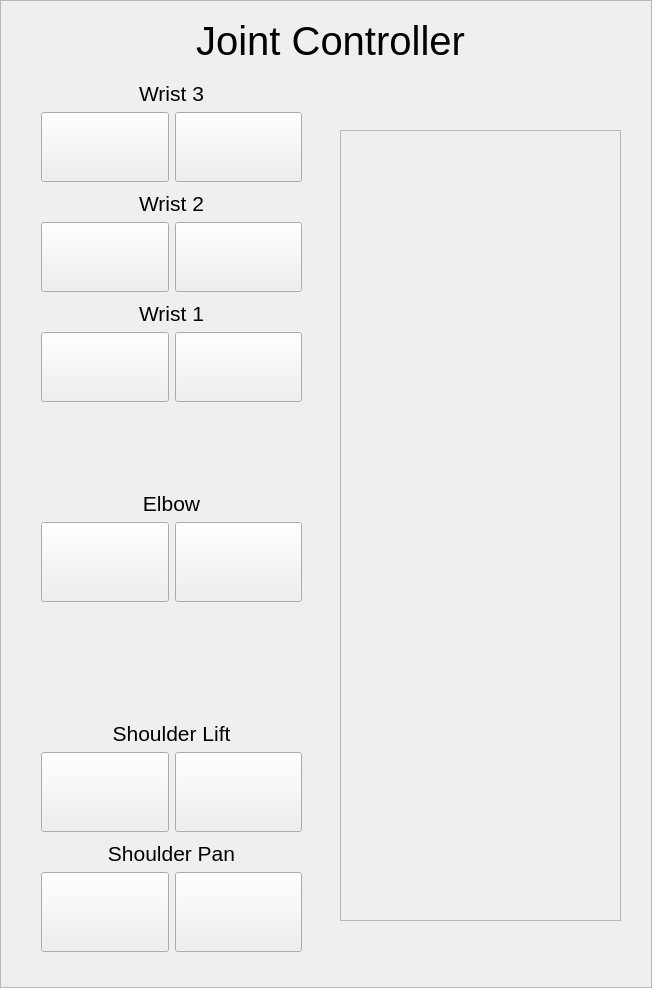
<?xml version="1.0" encoding="UTF-8"?>
<ui version="4.0">
 <class>Frame</class>
 <widget class="QFrame" name="Frame">
  <property name="geometry">
   <rect>
    <x>0</x>
    <y>0</y>
    <width>652</width>
    <height>988</height>
   </rect>
  </property>
  <property name="windowTitle">
   <string>Frame</string>
  </property>
  <property name="frameShape">
   <enum>QFrame::StyledPanel</enum>
  </property>
  <property name="frameShadow">
   <enum>QFrame::Raised</enum>
  </property>
  <widget class="QFrame" name="frame">
   <property name="geometry">
    <rect>
     <x>340</x>
     <y>130</y>
     <width>281</width>
     <height>791</height>
    </rect>
   </property>
   <property name="styleSheet">
    <string notr="true">image: url(:/resources/ur10_arm.png);</string>
   </property>
   <property name="frameShape">
    <enum>QFrame::StyledPanel</enum>
   </property>
   <property name="frameShadow">
    <enum>QFrame::Raised</enum>
   </property>
   <zorder>translate_up_2</zorder>
   <zorder>translate_up_6</zorder>
  </widget>
  <widget class="QLabel" name="label_7">
   <property name="geometry">
    <rect>
     <x>180</x>
     <y>20</y>
     <width>301</width>
     <height>41</height>
    </rect>
   </property>
   <property name="styleSheet">
    <string notr="true">font: 75 30pt ;</string>
   </property>
   <property name="text">
    <string>Joint Controller</string>
   </property>
   <property name="alignment">
    <set>Qt::AlignCenter</set>
   </property>
  </widget>
  <widget class="QWidget" name="">
   <property name="geometry">
    <rect>
     <x>41</x>
     <y>81</y>
     <width>261</width>
     <height>101</height>
    </rect>
   </property>
   <layout class="QVBoxLayout" name="verticalLayout_3">
    <item>
     <widget class="QLabel" name="label_3">
      <property name="styleSheet">
       <string notr="true">font: 75 16pt ;</string>
      </property>
      <property name="text">
       <string>Wrist 3</string>
      </property>
      <property name="alignment">
       <set>Qt::AlignCenter</set>
      </property>
     </widget>
    </item>
    <item>
     <layout class="QHBoxLayout" name="horizontalLayout_2">
      <item>
       <widget class="QPushButton" name="wrist_3_up">
        <property name="sizePolicy">
         <sizepolicy hsizetype="Expanding" vsizetype="Expanding">
          <horstretch>0</horstretch>
          <verstretch>0</verstretch>
         </sizepolicy>
        </property>
        <property name="baseSize">
         <size>
          <width>80</width>
          <height>80</height>
         </size>
        </property>
        <property name="styleSheet">
         <string notr="true">image: url(:/resources/rotate_y_pos_on.png);
background-image: url(:/resources/empty.png);</string>
        </property>
        <property name="text">
         <string/>
        </property>
       </widget>
      </item>
      <item>
       <widget class="QPushButton" name="wrist_3_down">
        <property name="sizePolicy">
         <sizepolicy hsizetype="Expanding" vsizetype="Expanding">
          <horstretch>0</horstretch>
          <verstretch>0</verstretch>
         </sizepolicy>
        </property>
        <property name="baseSize">
         <size>
          <width>80</width>
          <height>80</height>
         </size>
        </property>
        <property name="styleSheet">
         <string notr="true">image: url(:/resources/rotate_y_neg_on.png);
background-image: url(:/resources/empty.png);</string>
        </property>
        <property name="text">
         <string/>
        </property>
       </widget>
      </item>
     </layout>
    </item>
   </layout>
  </widget>
  <widget class="QWidget" name="">
   <property name="geometry">
    <rect>
     <x>41</x>
     <y>191</y>
     <width>261</width>
     <height>101</height>
    </rect>
   </property>
   <layout class="QVBoxLayout" name="verticalLayout_4">
    <item>
     <widget class="QLabel" name="label_4">
      <property name="styleSheet">
       <string notr="true">font: 75 16pt ;</string>
      </property>
      <property name="text">
       <string>Wrist 2</string>
      </property>
      <property name="alignment">
       <set>Qt::AlignCenter</set>
      </property>
     </widget>
    </item>
    <item>
     <layout class="QHBoxLayout" name="horizontalLayout_3">
      <item>
       <widget class="QPushButton" name="wrist_2_left">
        <property name="sizePolicy">
         <sizepolicy hsizetype="Expanding" vsizetype="Expanding">
          <horstretch>0</horstretch>
          <verstretch>0</verstretch>
         </sizepolicy>
        </property>
        <property name="baseSize">
         <size>
          <width>80</width>
          <height>80</height>
         </size>
        </property>
        <property name="styleSheet">
         <string notr="true">image: url(:/resources/rotate_z_neg_on.png);
background-image: url(:/resources/empty.png);</string>
        </property>
        <property name="text">
         <string/>
        </property>
       </widget>
      </item>
      <item>
       <widget class="QPushButton" name="wrist_2_right">
        <property name="sizePolicy">
         <sizepolicy hsizetype="Expanding" vsizetype="Expanding">
          <horstretch>0</horstretch>
          <verstretch>0</verstretch>
         </sizepolicy>
        </property>
        <property name="baseSize">
         <size>
          <width>80</width>
          <height>80</height>
         </size>
        </property>
        <property name="styleSheet">
         <string notr="true">image: url(:/resources/rotate_z_pos_on.png);
background-image: url(:/resources/empty.png);</string>
        </property>
        <property name="text">
         <string/>
        </property>
       </widget>
      </item>
     </layout>
    </item>
   </layout>
  </widget>
  <widget class="QWidget" name="">
   <property name="geometry">
    <rect>
     <x>41</x>
     <y>301</y>
     <width>261</width>
     <height>101</height>
    </rect>
   </property>
   <layout class="QVBoxLayout" name="verticalLayout_5">
    <item>
     <widget class="QLabel" name="label_5">
      <property name="styleSheet">
       <string notr="true">font: 75 16pt ;</string>
      </property>
      <property name="text">
       <string>Wrist 1</string>
      </property>
      <property name="alignment">
       <set>Qt::AlignCenter</set>
      </property>
     </widget>
    </item>
    <item>
     <layout class="QHBoxLayout" name="horizontalLayout_4">
      <item>
       <widget class="QPushButton" name="wrist_1_up">
        <property name="sizePolicy">
         <sizepolicy hsizetype="Expanding" vsizetype="Expanding">
          <horstretch>0</horstretch>
          <verstretch>0</verstretch>
         </sizepolicy>
        </property>
        <property name="baseSize">
         <size>
          <width>80</width>
          <height>80</height>
         </size>
        </property>
        <property name="styleSheet">
         <string notr="true">image: url(:/resources/rotate_y_pos_on.png);
background-image: url(:/resources/empty.png);</string>
        </property>
        <property name="text">
         <string/>
        </property>
       </widget>
      </item>
      <item>
       <widget class="QPushButton" name="wrist_1_down">
        <property name="sizePolicy">
         <sizepolicy hsizetype="Expanding" vsizetype="Expanding">
          <horstretch>0</horstretch>
          <verstretch>0</verstretch>
         </sizepolicy>
        </property>
        <property name="baseSize">
         <size>
          <width>80</width>
          <height>80</height>
         </size>
        </property>
        <property name="styleSheet">
         <string notr="true">image: url(:/resources/rotate_y_neg_on.png);
background-image: url(:/resources/empty.png);</string>
        </property>
        <property name="text">
         <string/>
        </property>
       </widget>
      </item>
     </layout>
    </item>
   </layout>
  </widget>
  <widget class="QWidget" name="">
   <property name="geometry">
    <rect>
     <x>41</x>
     <y>491</y>
     <width>261</width>
     <height>111</height>
    </rect>
   </property>
   <layout class="QVBoxLayout" name="verticalLayout_6">
    <item>
     <widget class="QLabel" name="label_6">
      <property name="styleSheet">
       <string notr="true">font: 75 16pt ;</string>
      </property>
      <property name="text">
       <string>Elbow</string>
      </property>
      <property name="alignment">
       <set>Qt::AlignCenter</set>
      </property>
     </widget>
    </item>
    <item>
     <layout class="QHBoxLayout" name="horizontalLayout_5">
      <item>
       <widget class="QPushButton" name="elbow_up">
        <property name="sizePolicy">
         <sizepolicy hsizetype="Expanding" vsizetype="Expanding">
          <horstretch>0</horstretch>
          <verstretch>0</verstretch>
         </sizepolicy>
        </property>
        <property name="baseSize">
         <size>
          <width>80</width>
          <height>80</height>
         </size>
        </property>
        <property name="styleSheet">
         <string notr="true">image: url(:/resources/rotate_y_pos_on.png);
background-image: url(:/resources/empty.png);</string>
        </property>
        <property name="text">
         <string/>
        </property>
       </widget>
      </item>
      <item>
       <widget class="QPushButton" name="elbow_down">
        <property name="sizePolicy">
         <sizepolicy hsizetype="Expanding" vsizetype="Expanding">
          <horstretch>0</horstretch>
          <verstretch>0</verstretch>
         </sizepolicy>
        </property>
        <property name="baseSize">
         <size>
          <width>80</width>
          <height>80</height>
         </size>
        </property>
        <property name="styleSheet">
         <string notr="true">image: url(:/resources/rotate_y_neg_on.png);
background-image: url(:/resources/empty.png);</string>
        </property>
        <property name="text">
         <string/>
        </property>
       </widget>
      </item>
     </layout>
    </item>
   </layout>
  </widget>
  <widget class="QWidget" name="">
   <property name="geometry">
    <rect>
     <x>41</x>
     <y>721</y>
     <width>261</width>
     <height>111</height>
    </rect>
   </property>
   <layout class="QVBoxLayout" name="verticalLayout_2">
    <item>
     <widget class="QLabel" name="label_2">
      <property name="styleSheet">
       <string notr="true">font: 75 16pt ;</string>
      </property>
      <property name="text">
       <string>Shoulder Lift</string>
      </property>
      <property name="alignment">
       <set>Qt::AlignCenter</set>
      </property>
     </widget>
    </item>
    <item>
     <layout class="QHBoxLayout" name="horizontalLayout_6">
      <item>
       <widget class="QPushButton" name="shoulder_lift_up">
        <property name="sizePolicy">
         <sizepolicy hsizetype="Expanding" vsizetype="Expanding">
          <horstretch>0</horstretch>
          <verstretch>0</verstretch>
         </sizepolicy>
        </property>
        <property name="baseSize">
         <size>
          <width>80</width>
          <height>80</height>
         </size>
        </property>
        <property name="styleSheet">
         <string notr="true">image: url(:/resources/rotate_y_pos_on.png);
background-image: url(:/resources/empty.png);</string>
        </property>
        <property name="text">
         <string/>
        </property>
       </widget>
      </item>
      <item>
       <widget class="QPushButton" name="shoulder_lift_down">
        <property name="sizePolicy">
         <sizepolicy hsizetype="Expanding" vsizetype="Expanding">
          <horstretch>0</horstretch>
          <verstretch>0</verstretch>
         </sizepolicy>
        </property>
        <property name="baseSize">
         <size>
          <width>80</width>
          <height>80</height>
         </size>
        </property>
        <property name="styleSheet">
         <string notr="true">image: url(:/resources/rotate_y_neg_on.png);
background-image: url(:/resources/empty.png);</string>
        </property>
        <property name="text">
         <string/>
        </property>
       </widget>
      </item>
     </layout>
    </item>
   </layout>
  </widget>
  <widget class="QWidget" name="">
   <property name="geometry">
    <rect>
     <x>41</x>
     <y>841</y>
     <width>261</width>
     <height>111</height>
    </rect>
   </property>
   <layout class="QVBoxLayout" name="verticalLayout">
    <item>
     <widget class="QLabel" name="label">
      <property name="styleSheet">
       <string notr="true">font: 75 16pt ;</string>
      </property>
      <property name="text">
       <string>Shoulder Pan</string>
      </property>
      <property name="alignment">
       <set>Qt::AlignCenter</set>
      </property>
     </widget>
    </item>
    <item>
     <layout class="QHBoxLayout" name="horizontalLayout_7">
      <item>
       <widget class="QPushButton" name="shoulder_pan_left">
        <property name="sizePolicy">
         <sizepolicy hsizetype="Expanding" vsizetype="Expanding">
          <horstretch>0</horstretch>
          <verstretch>0</verstretch>
         </sizepolicy>
        </property>
        <property name="baseSize">
         <size>
          <width>80</width>
          <height>80</height>
         </size>
        </property>
        <property name="styleSheet">
         <string notr="true">image: url(:/resources/rotate_z_neg_on.png);
background-image: url(:/resources/empty.png);</string>
        </property>
        <property name="text">
         <string/>
        </property>
       </widget>
      </item>
      <item>
       <widget class="QPushButton" name="shoulder_pan_right">
        <property name="sizePolicy">
         <sizepolicy hsizetype="Expanding" vsizetype="Expanding">
          <horstretch>0</horstretch>
          <verstretch>0</verstretch>
         </sizepolicy>
        </property>
        <property name="baseSize">
         <size>
          <width>80</width>
          <height>80</height>
         </size>
        </property>
        <property name="styleSheet">
         <string notr="true">image: url(:/resources/rotate_z_pos_on.png);
background-image: url(:/resources/empty.png);</string>
        </property>
        <property name="text">
         <string/>
        </property>
       </widget>
      </item>
     </layout>
    </item>
   </layout>
  </widget>
 </widget>
 <resources>
  <include location="resources/icons.qrc"/>
 </resources>
 <connections/>
</ui>
